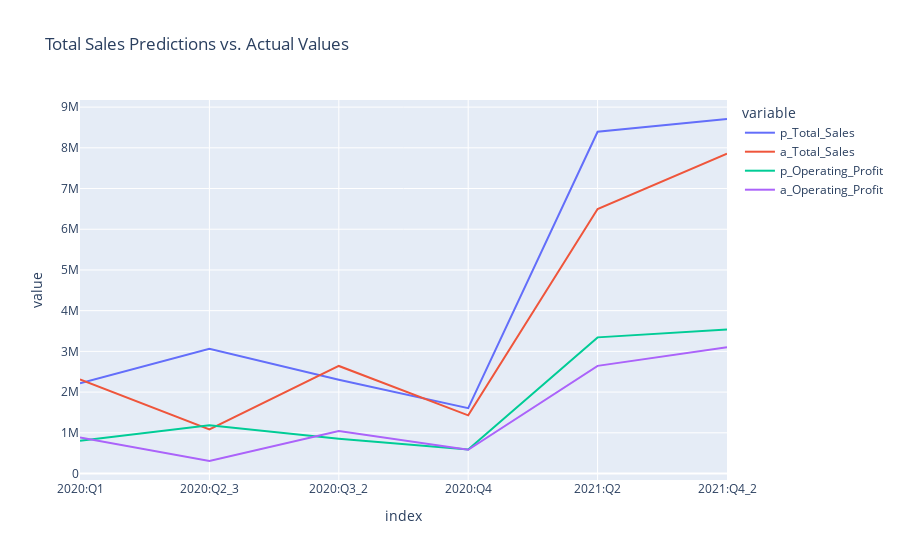

Notebook code cell kept with this figure:
### Code cell
#Plot the predictions vs. the actual values
px.line(rfr_df, x=rfr_df.index, y=['p_Total_Sales', 'a_Total_Sales', 'p_Operating_Profit', 'a_Operating_Profit'], title='Total Sales Predictions vs. Actual Values')

### Figure 1 — Plotly figure (JSON) as saved in the notebook; plotly's stock layout.template omitted (floating-point values rounded to 4 significant figures)
{"data": [{"hovertemplate": "variable=p_Total_Sales<br>index=%{x}<br>value=%{y}<extra></extra>", "legendgroup": "p_Total_Sales", "line": {"color": "#636efa", "dash": "solid"}, "marker": {"symbol": "circle"}, "mode": "lines", "name": "p_Total_Sales", "orientation": "v", "showlegend": true, "type": "scatter", "x": ["2020:Q1", "2020:Q2_3", "2020:Q3_2", "2020:Q4", "2021:Q2", "2021:Q4_2"], "xaxis": "x", "y": [2216000.0, 3066000.0, 2301000.0, 1603000.0, 8395000.0, 8708000.0], "yaxis": "y"}, {"hovertemplate": "variable=a_Total_Sales<br>index=%{x}<br>value=%{y}<extra></extra>", "legendgroup": "a_Total_Sales", "line": {"color": "#EF553B", "dash": "solid"}, "marker": {"symbol": "circle"}, "mode": "lines", "name": "a_Total_Sales", "orientation": "v", "showlegend": true, "type": "scatter", "x": ["2020:Q1", "2020:Q2_3", "2020:Q3_2", "2020:Q4", "2021:Q2", "2021:Q4_2"], "xaxis": "x", "y": [2312746, 1084194, 2641630, 1428569, 6498339, 7855000.0], "yaxis": "y"}, {"hovertemplate": "variable=p_Operating_Profit<br>index=%{x}<br>value=%{y}<extra></extra>", "legendgroup": "p_Operating_Profit", "line": {"color": "#00cc96", "dash": "solid"}, "marker": {"symbol": "circle"}, "mode": "lines", "name": "p_Operating_Profit", "orientation": "v", "showlegend": true, "type": "scatter", "x": ["2020:Q1", "2020:Q2_3", "2020:Q3_2", "2020:Q4", "2021:Q2", "2021:Q4_2"], "xaxis": "x", "y": [804400.0, 1183000.0, 852700.0, 588000.0, 3344000.0, 3538000.0], "yaxis": "y"}, {"hovertemplate": "variable=a_Operating_Profit<br>index=%{x}<br>value=%{y}<extra></extra>", "legendgroup": "a_Operating_Profit", "line": {"color": "#ab63fa", "dash": "solid"}, "marker": {"symbol": "circle"}, "mode": "lines", "name": "a_Operating_Profit", "orientation": "v", "showlegend": true, "type": "scatter", "x": ["2020:Q1", "2020:Q2_3", "2020:Q3_2", "2020:Q4", "2021:Q2", "2021:Q4_2"], "xaxis": "x", "y": [883800.0, 307000.0, 1043000.0, 582300.0, 2644000.0, 3102000.0], "yaxis": "y"}], "layout": {"legend": {"title": {"text": "variable"}, "tracegroupgap": 0}, "title": {"text": "Total Sales Predictions vs. Actual Values"}, "xaxis": {"anchor": "y", "domain": [0, 1], "title": {"text": "index"}}, "yaxis": {"anchor": "x", "domain": [0, 1], "title": {"text": "value"}}}}
